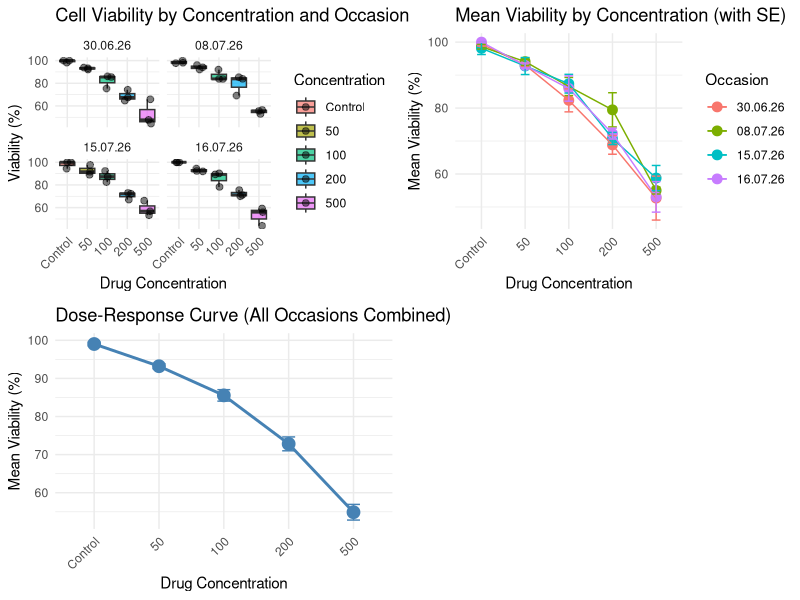
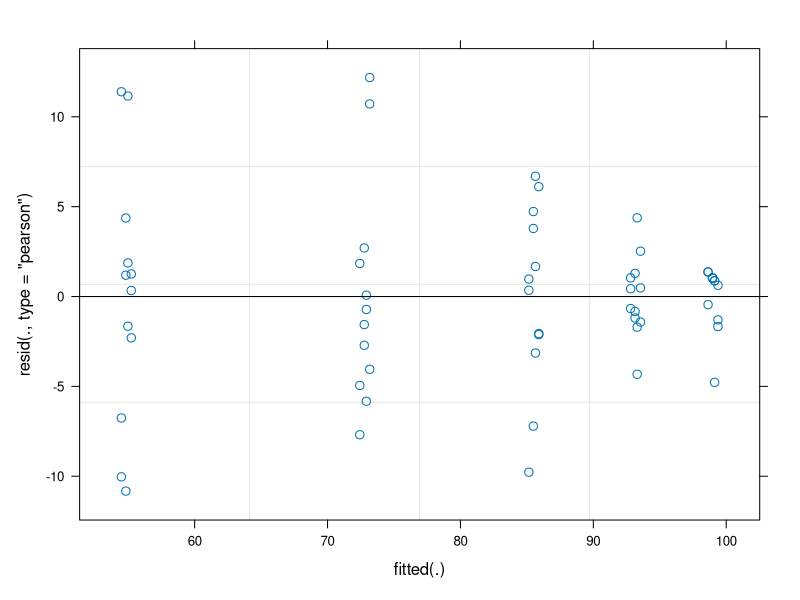

Write R code to recreate these figures, in order. (Note: this script raises an error after producing the figures.)
# Steel's (Dunnett's) Test Analysis for Drug Toxicity Data
# Analysis of cell viability across drug concentrations with repeated measures (occasions)
# 3 technical replicates per concentration per occasion
# 4 occasions (different days, same cell line)

# Clear workspace
rm(list = ls())

# ============================================================================
# 1. LOAD REQUIRED LIBRARIES
# ============================================================================

packages <- c("tidyverse", "multcomp", "car", "lme4", "emmeans", "ggplot2", "gridExtra")

for (pkg in packages) {
  if (!require(pkg, character.only = TRUE)) {
    install.packages(pkg)
    library(pkg, character.only = TRUE)
  }
}

# ============================================================================
# 2. CREATE SAMPLE DATA (REPLACE WITH YOUR OWN)
# ============================================================================

# This creates a realistic sample dataset
# Replace this section with your actual data import (e.g., read.csv())

set.seed(42)

# Create sample data: cell viability (%) for 4 concentrations + control
# 3 technical replicates × 4 occasions = 12 observations per concentration

data_toxicity <- expand_grid(
  occasion = factor(1:4, labels = c("30.06.26", "08.07.26", "15.07.26", "16.07.26")),
  replicate = factor(1:3, labels = c("Rep_1", "Rep_2", "Rep_3")),
  concentration = factor(
    c("Control", "50", "100", "200", "500"),
    levels = c("Control", "50", "100", "200", "500")
  )
) %>%
  mutate(
    # Simulate viability data with dose-dependent decrease
    viability = case_when(
      concentration == "Control" ~ rnorm(n(), mean = 98, sd = 3),
      concentration == "50" ~ rnorm(n(), mean = 92, sd = 4),
      concentration == "100" ~ rnorm(n(), mean = 85, sd = 5),
      concentration == "200" ~ rnorm(n(), mean = 72, sd = 6),
      concentration == "500" ~ rnorm(n(), mean = 55, sd = 8)
    ),
    # Add occasion effect (e.g., slight batch variation)
    viability = viability + as.numeric(occasion) * 0.5,
    # Ensure viability is between 0 and 100
    viability = pmax(0, pmin(100, viability))
  ) %>%
  arrange(occasion, concentration, replicate)

# Display first rows
head(data_toxicity, 12)
print("Data structure:")
str(data_toxicity)

# ============================================================================
# 3. DESCRIPTIVE STATISTICS
# ============================================================================

cat("\n========== DESCRIPTIVE STATISTICS ==========\n")

# Summary by concentration
summary_by_conc <- data_toxicity %>%
  group_by(concentration) %>%
  summarise(
    N = n(),
    Mean = mean(viability, na.rm = TRUE),
    SD = sd(viability, na.rm = TRUE),
    Min = min(viability, na.rm = TRUE),
    Max = max(viability, na.rm = TRUE),
    SE = SD / sqrt(N),
    .groups = "drop"
  )

print("Summary by Concentration:")
print(summary_by_conc)

# Summary by occasion
summary_by_occasion <- data_toxicity %>%
  group_by(occasion) %>%
  summarise(
    N = n(),
    Mean = mean(viability, na.rm = TRUE),
    SD = sd(viability, na.rm = TRUE),
    .groups = "drop"
  )

print("\nSummary by Occasion:")
print(summary_by_occasion)

# Summary by concentration and occasion
summary_by_both <- data_toxicity %>%
  group_by(concentration, occasion) %>%
  summarise(
    N = n(),
    Mean = mean(viability, na.rm = TRUE),
    SD = sd(viability, na.rm = TRUE),
    .groups = "drop"
  )

print("\nSummary by Concentration and Occasion:")
print(summary_by_both)

# ============================================================================
# 4. VISUALIZATION
# ============================================================================

cat("\n========== CREATING VISUALIZATIONS ==========\n")

# Plot 1: Box plot of viability by concentration
plot1 <- ggplot(data_toxicity, aes(x = concentration, y = viability, fill = concentration)) +
  geom_boxplot(alpha = 0.7) +
  geom_jitter(width = 0.2, alpha = 0.5, size = 2) +
  facet_wrap(~occasion) +
  labs(
    title = "Cell Viability by Concentration and Occasion",
    x = "Drug Concentration",
    y = "Viability (%)",
    fill = "Concentration"
  ) +
  theme_minimal() +
  theme(axis.text.x = element_text(angle = 45, hjust = 1))

# Plot 2: Line plot showing dose-response across occasions
plot2 <- data_toxicity %>%
  group_by(concentration, occasion) %>%
  summarise(Mean = mean(viability), SE = sd(viability) / sqrt(n()), .groups = "drop") %>%
  ggplot(aes(x = concentration, y = Mean, color = occasion, group = occasion)) +
  geom_point(size = 3) +
  geom_line() +
  geom_errorbar(aes(ymin = Mean - SE, ymax = Mean + SE), width = 0.2) +
  labs(
    title = "Mean Viability by Concentration (with SE)",
    x = "Drug Concentration",
    y = "Mean Viability (%)",
    color = "Occasion"
  ) +
  theme_minimal() +
  theme(axis.text.x = element_text(angle = 45, hjust = 1))

# Plot 3: Dose-response curve (collapsed across occasions)
plot3 <- data_toxicity %>%
  group_by(concentration) %>%
  summarise(Mean = mean(viability), SE = sd(viability) / sqrt(n()), .groups = "drop") %>%
  ggplot(aes(x = concentration, y = Mean)) +
  geom_point(size = 4, color = "steelblue") +
  geom_line(aes(group = 1), color = "steelblue", size = 1) +
  geom_errorbar(aes(ymin = Mean - SE, ymax = Mean + SE), width = 0.2, color = "steelblue") +
  labs(
    title = "Dose-Response Curve (All Occasions Combined)",
    x = "Drug Concentration",
    y = "Mean Viability (%)"
  ) +
  theme_minimal() +
  theme(axis.text.x = element_text(angle = 45, hjust = 1))

# Combine and display plots
combined_plots <- gridExtra::grid.arrange(plot1, plot2, plot3, nrow = 2)
print(combined_plots)

# Save plots
ggsave("toxicity_analysis_plots.pdf", combined_plots, width = 14, height = 10)
cat("Plots saved to: toxicity_analysis_plots.pdf\n")

# ============================================================================
# 5. LINEAR MIXED EFFECTS MODEL (for repeated measures)
# ============================================================================

cat("\n========== LINEAR MIXED EFFECTS MODEL ==========\n")

# Fit mixed model with random intercept for occasion (repeated measures)
# Fixed effects: concentration
# Random effects: occasion (accounts for between-day variation)

model_lme <- lme4::lmer(
  viability ~ concentration + (1 | occasion),
  data = data_toxicity,
  REML = TRUE
)

print(summary(model_lme))

# Model diagnostics
cat("\n--- Model Diagnostics ---\n")
print("Residual plot:")
plot(model_lme)

# Check assumptions
residuals_lme <- residuals(model_lme)
shapiro_test <- shapiro.test(residuals_lme)
cat("\nShapiro-Wilk test for normality of residuals:\n")
print(shapiro_test)

# Variance homogeneity test (Levene's test)
data_toxicity$fitted_values <- predict(model_lme)
levene_test <- car::leveneTest(residuals_lme ~ data_toxicity$concentration)
cat("\nLevene's test for homogeneity of variance:\n")
print(levene_test)

# ============================================================================
# 6. STEEL'S TEST (Dunnett's Test) - Compare Each Concentration to Control
# ============================================================================

cat("\n========== STEEL'S TEST (DUNNETT'S TEST) ==========\n")
cat("Testing whether each concentration differs significantly from Control\n")

# Using emmeans for contrasts
emmeans_fit <- emmeans::emmeans(model_lme, ~concentration)

# Dunnett test: compare all treatments to control
dunnett_contrasts <- emmeans::contrast(emmeans_fit, method = "dunnett", ref = 1)
print(summary(dunnett_contrasts, adjust = "dunnett"))

# Convert to a more readable format
dunnett_results <- summary(dunnett_contrasts, adjust = "dunnett") %>%
  as.data.frame() %>%
  mutate(
    Significant = ifelse(p.value < 0.05, "***", ""),
    p.value = round(p.value, 4)
  )

cat("\n--- Dunnett's Test Results ---\n")
cat("Null hypothesis: Each concentration has the same viability as Control\n")
cat("Adjusted p-values (Dunnett correction):\n\n")
print(dunnett_results)

# ============================================================================
# 7. TREND TEST (Linear Contrast for Dose-Response)
# ============================================================================

cat("\n========== TREND TEST (Linear Dose-Response) ==========\n")

# Create numeric dose variable (assuming ordered concentrations)
data_toxicity_dose <- data_toxicity %>%
  mutate(dose = case_when(
    concentration == "Control" ~ 0,
    concentration == "50" ~ 1,
    concentration == "100" ~ 2,
    concentration == "200" ~ 3,
    concentration == "500" ~ 4
  ))

# Fit model with dose as continuous variable
model_dose <- lme4::lmer(
  viability ~ dose + (1 | occasion),
  data = data_toxicity_dose,
  REML = TRUE
)

print(summary(model_dose))

# Extract dose effect
dose_coef <- fixef(model_dose)["dose"]
cat(sprintf("\nDose coefficient: %.4f\n", dose_coef))
cat("Interpretation: For each unit increase in concentration,\n")
cat(sprintf("viability decreases by approximately %.2f%%\n", abs(dose_coef)))

# Test if trend is significant
cat("\nLinear trend test (from dose model):\n")
trend_summary <- summary(model_dose)
print(trend_summary)

# ============================================================================
# 8. COMPREHENSIVE RESULTS TABLE
# ============================================================================

cat("\n========== COMPREHENSIVE RESULTS TABLE ==========\n")

results_table <- emmeans_fit %>%
  as.data.frame() %>%
  mutate(
    concentration = concentration,
    Mean_Viability = round(emmean, 2),
    SE = round(SE, 2),
    CI_Lower = round(lower.CL, 2),
    CI_Upper = round(upper.CL, 2)
  ) %>%
  select(concentration, Mean_Viability, SE, CI_Lower, CI_Upper)

print(results_table)

# ============================================================================
# 9. SAVE RESULTS
# ============================================================================

cat("\n========== SAVING RESULTS ==========\n")

# Save results table
write.csv(results_table, "toxicity_results_table.csv", row.names = FALSE)
write.csv(dunnett_results, "dunnett_test_results.csv", row.names = FALSE)
write.csv(summary_by_conc, "summary_statistics.csv", row.names = FALSE)

cat("Results saved:\n")
cat("  - toxicity_results_table.csv\n")
cat("  - dunnett_test_results.csv\n")
cat("  - summary_statistics.csv\n")

# ============================================================================
# 10. SUMMARY AND INTERPRETATION
# ============================================================================

cat("\n========== SUMMARY AND INTERPRETATION ==========\n")
cat("\n1. DOSE-RESPONSE RELATIONSHIP:\n")
if (abs(dose_coef) > 0.1 && summary(model_dose)$coefficients["dose", "Pr(>|t|)"] < 0.05) {
  cat("   ✓ Significant negative linear trend detected\n")
  cat("   ✓ Cell viability significantly decreases with increasing drug concentration\n")
} else {
  cat("   ✗ No significant linear dose-response trend detected\n")
}

cat("\n2. CONCENTRATION-SPECIFIC EFFECTS (vs. Control):\n")
sig_contrasts <- dunnett_results %>% filter(p.value < 0.05)
if (nrow(sig_contrasts) > 0) {
  cat(sprintf("   ✓ %d concentration(s) show significant reduction in viability:\n", nrow(sig_contrasts)))
  for (i in 1:nrow(sig_contrasts)) {
    cat(sprintf("     - %s (p = %.4f)\n", sig_contrasts$contrast[i], sig_contrasts$p.value[i]))
  }
} else {
  cat("   ✗ No concentrations show significant reduction compared to control\n")
}

cat("\n3. REPEATED MEASURES EFFECT (Occasion variability):\n")
random_effect_var <- as.numeric(VarCorr(model_lme)$occasion)
residual_var <- attr(VarCorr(model_lme), "sc")^2
cat(sprintf("   - Between-occasion variance: %.2f\n", random_effect_var))
cat(sprintf("   - Residual variance: %.2f\n", residual_var))
cat(sprintf("   - Ratio: %.2f%%\n", 100 * random_effect_var / (random_effect_var + residual_var)))

cat("\n========== ANALYSIS COMPLETE ==========\n")
